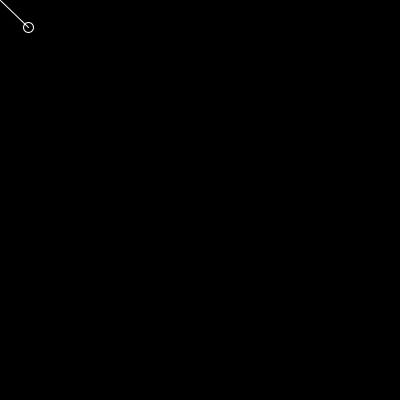
Frame 1 (no input)
Frame 60 (the mouse pressed at the canvas centre just before this capture): identical to frame 1, image omitted
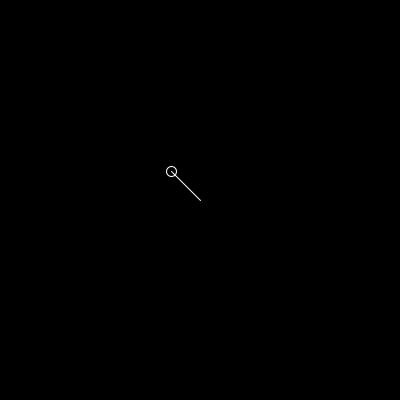
Frame 120 (the mouse held since frame 60 and released just before this capture)

The Processing sketch that drew these frames (run headless with seeded random() and noise(); from frame 60 on, the mouse is pressed at the canvas centre):

// Processing sketch: Pendul1_0
// ── Pendul1_0.pde
Vect2 pos, vel, acc, gravity;
float distance;

void setup(){
  size(400,400);
  
  smooth();
  
  distance = 40;
  gravity = new Vect2(0.0, 0.5);
  
  pos = new Vect2(width*0.5, height*0.5);
  vel = new Vect2();
  acc = new Vect2();
}

void draw(){
  background(0);
  float angle = atan2(pos.y-mouseY, pos.x-mouseX);
  
  acc.add(gravity);
  
  pos.set(mouseX + cos(angle)*distance, mouseY + sin(angle)*distance);
  acc.mult(-cos(angle), -sin(angle));
  
  vel.add(acc);
  pos.add(vel);
  acc.set();
  
  noFill();
  stroke(255);
  line(pos.x, pos.y, mouseX, mouseY);
  ellipse(pos.x, pos.y, 10, 10);
}

// ── Vect2.pde
class Vect2{
  float x, y;
  
  //constructors
  Vect2() {
    x = 0;
    y = 0;
  }
  
  Vect2( Vect2 v) {
    this.x = v.x;
    this.y = v.y;
  }

  Vect2(float x, float y) {
    this.x = x;
    this.y = y;
  }
  
  //sets
  void set() {
    x = 0;
    y = 0;
  }
  
  void setX(float x) {
    this.x = x;
  }
  
  void setY(float y) {
    this.y = y;
  }
  
  void set(float x, float y){
    this.x = x;
    this.y = y;
  }
  
  void set(Vect2 tmp) {
    x = tmp.x;
    y = tmp.y;
  }
  
  void setRandom(){
    float tmp = random(PI,-PI);
    x = cos(tmp);
    y = sin(tmp);
  }
  
  void setRandom(float m){
    float tmp = random(PI,-PI);
    x = cos(tmp)*m;
    y = sin(tmp)*m;
  }
  
  //add
  void addX(float x) {
    this.x += x;
  }
  
  void addY(float y) {
    this.y += y;
  }
  
  void add(float x, float y) {
    this.x += x;
    this.y += y;
  }
  
  void add(Vect2 tmp) {
    x += tmp.x;
    y += tmp.y;
  }
  
  //subtract
  void subX(float x) {
    this.x -= x;
  }
  
  void subY(float y) {
    this.y -= y;
  }
  
  void sub(float x, float y) {
    this.x -= x;
    this.y -= y;
  }
  
  void sub(Vect2 tmp) {
    x -= tmp.x;
    y -= tmp.y;
  }
  
  //multiply
  void multX(float x) {
    this.x *= x;
  }
  
  void multY(float y) {
    this.y *= y;
  }
  
  void mult(float a) {
    this.x *= a;
    this.y *= a;
  }
  
  void mult(float x, float y) {
    this.x *= x;
    this.y *= y;
  }
  
  void mult(Vect2 tmp) {
    x *= tmp.x;
    y *= tmp.y;
  }
  
  //divide
  void divX(float x) {
    this.x /= x;
  }
  
  void divY(float y) {
    this.y /= y;
  }
  
  void div(float a) {
    this.x /= a;
    this.y /= a;
  }
  
  void div(float x, float y) {
    this.x /= x;
    this.y /= y;
  }
  
  void div(Vect2 tmp) {
    x /= tmp.x;
    y /= tmp.y;
  }
  
  //other functions
  void normalize() {
    float m = magnitude();
    if (m > 0) {
      div(m);
    }
  }
  
  void negativize(){
    x *= -1;
    y *= -1;
  }
  
  void variate(Vect2 v){
    float m = 0.1;
    float tmpD = dist(x,y,v.x,v.y);
    float tmpA = atan2(y-v.y,x-v.x)+random(PI*m,-PI*m);
    x = cos(tmpA)*tmpD;
    y = sin(tmpA)*tmpD;
  }
  
  void variate(Vect2 v, float m){
    float tmpD = dist(x,y,v.x,v.y);
    float tmpA = atan2(y-v.y,x-v.x)+random(PI*m,-PI*m);
    x = cos(tmpA)*tmpD;
    y = sin(tmpA)*tmpD;
  }
  
  //read functions
  float magnitude() {
     return (float) Math.sqrt(x*x + y*y);
  }
}
